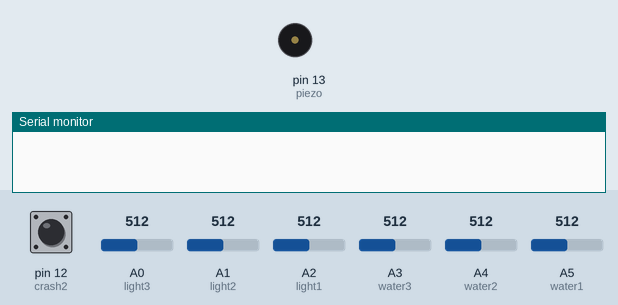
The sketch below on a simulated Arduino Uno, built with avr-gcc and run on an emulated ATmega328P. On the bench: buzzer (waves = sounding), the last lines printed to the serial monitor. The test bench sets the inputs (shaded band); at power-on: A3 (water3) = 512, A4 (water2) = 512, A5 (water1) = 512, A0 (light3) = 512, pin 12 (crash2) HIGH, A1 (light2) = 512, A2 (light1) = 512.

Above: at 1.2 s.
1.3 s: A3 (water3) set to 689
2.8 s: A3 (water3) set to 711
At 3.4 s:
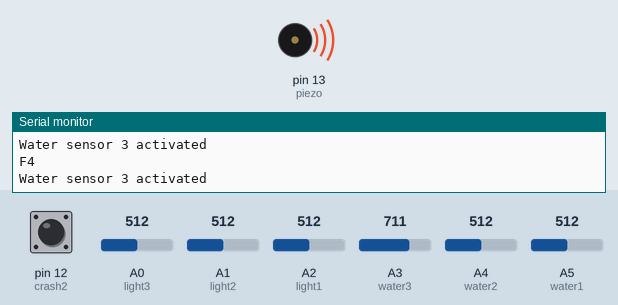
4.3 s: A4 (water2) set to 716
At 4.9 s:
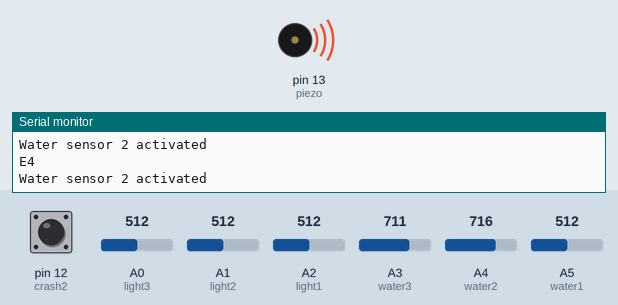
5.9 s: A5 (water1) set to 716
At 6.8 s:
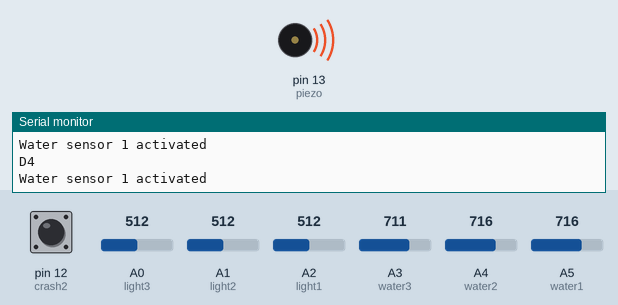
7.5 s: A0 (light3) set to 158
10.5 s: A0 (light3) set to 136
At 11.6 s:
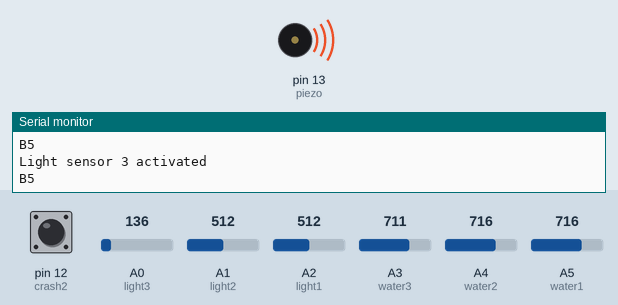
Timing chart, 0 to 13.0 s (numbered marks = the images above; inputs shaded):
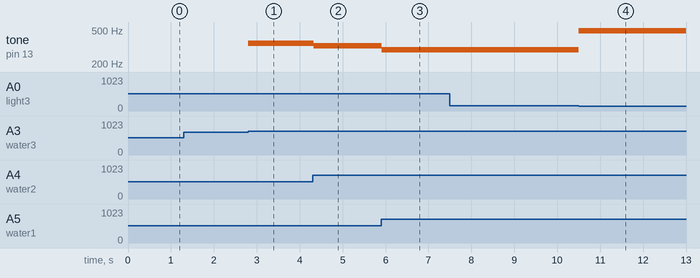

Measured:
- the behaviour switches between 700 and 701 on A3 (water3) (found by bisection; images 0 and 1)
- after the input at 1.3 s, every drawn part: stays the same
- after the input at 2.8 s, tone on pin 13 (piezo): silent → 349 Hz at once
- after the input at 4.3 s, tone on pin 13 (piezo): 349 Hz → 329 Hz at once
- after the input at 5.9 s, tone on pin 13 (piezo): 329 Hz → 293 Hz at once
- after the input at 10.5 s, tone on pin 13 (piezo): 293 Hz → 493 Hz at once

The sketch:

piano.ino
```cpp
// variables for ports and pins
int piezo = 13;
int water1 = A5;
int water2 = A4;
int water3 = A3;
int light1 = A2;
int light2 = A1;
int light3 = A0;
int crash1 = 0;
int crash2 = 12;

// variables to store sensor values
int lightValue1;
int lightValue2;
int lightValue3;
int waterValue1;
int waterValue2;
int waterValue3;
int crashValue1;
int crashValue2;

//variables to store limit values
int waterCeiling = 700;
int lightFloor = 150;

// setup code
void setup() {
  // initialize serial monitor
  Serial.begin(9600);

  // set all sensor pins to input
  pinMode(light1, INPUT);
  pinMode(light2, INPUT);
  pinMode(light3, INPUT);
  pinMode(water1, INPUT);
  pinMode(water2, INPUT);
  pinMode(water3, INPUT);
  pinMode(crash1, INPUT_PULLUP);
  pinMode(crash2, INPUT_PULLUP);

  // set piezo pin as output
  pinMode(piezo, OUTPUT);

}

// piano function to take in key number and play the respective note
void piano(int key){
  if ( key == 0 ){
    tone(piezo, 261.63 ,500 ); // C4
    Serial.println("C4");
  } else if ( key == 1 ){
    tone(piezo, 293.66 ,500 ); // D4
    Serial.println("D4");
  } else if ( key == 2 ){
    tone(piezo, 329.63 ,500 ); // E4
    Serial.println("E4");
  } else if ( key == 3 ){
    tone(piezo, 349.23 ,500 ); // F4
    Serial.println("F4");
  } else if ( key == 4 ){
    tone(piezo, 392 ,500 ); //G4
    Serial.println("G4");
  } else if ( key == 5 ){
    tone(piezo, 440 ,500 ); // A5
    Serial.println("A5");
  } else if ( key == 6 ){
    tone(piezo, 493.88 ,500 ); // B5
    Serial.println("B5");
  } else if ( key == 7 ){
    tone(piezo, 523.55 ,500 ); // C5
    Serial.println("C5");
  } else {
    Serial.println("Key does not exist");
  }
}

// main code to run repeatedly
void loop() {
  // store sensor values in respective variables
  lightValue1 = analogRead(light1);
  lightValue2 = analogRead(light2);
  lightValue3 = analogRead(light3);
  waterValue1 = analogRead(water1);
  waterValue2 = analogRead(water2);
  waterValue3 = analogRead(water3);
  crashValue1 = not digitalRead(crash1);
  crashValue2 = not digitalRead(crash2);
  // by default, crash sensors output "1" when not triggered, and "0" when triggered.
  // Thus, these values have to be inverted with the "not" unary operator.

  // if any of the sensors are triggered, the respective notes will play using the piano() function
  if ( crashValue1 ) {
    piano(0);
    Serial.println("crash Sensor 1 activated");
  } else if ( lightValue1 < lightFloor ) {
    piano(4);
    Serial.println( "Light sensor 1 activated" );
  } else if ( lightValue2 < lightFloor ) {
    piano(5);
    Serial.println( "Light sensor 2 activated" );
  } else if ( lightValue3 < lightFloor ) {
    piano(6);
    Serial.println( "Light sensor 3 activated" );
  } else if ( waterValue1 > waterCeiling ) {
    piano(1);
    Serial.println( "Water sensor 1 activated" );
  } else if ( waterValue2 > waterCeiling ) {
    piano(2);
    Serial.println( "Water sensor 2 activated" );
  } else if ( waterValue3 > waterCeiling ) {
    piano(3);
    Serial.println( "Water sensor 3 activated" );
  } else if ( crashValue2 ) {
    piano(7);
    Serial.println( "crash sensor 2 activated"   );
  }
}
```
